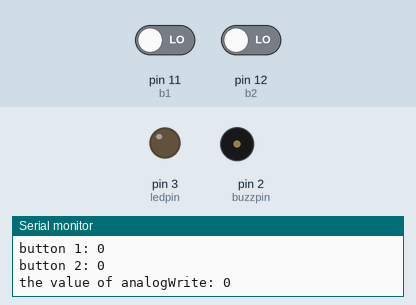
Simulated run of this sketch. Board: Arduino Uno, built with avr-gcc and run on an emulated ATmega328P. Shown: output pins drawn as LEDs (lit = HIGH), buzzer (waves = sounding, pin HIGH), the last lines printed to the serial monitor. The inputs (shaded band) are chosen by the test bench; at power-on: pin 12 (b2) LOW, pin 11 (b1) LOW.

Above: at 1.8 s.
1.9 s: pin 12 (b2) driven HIGH
At 2.9 s:
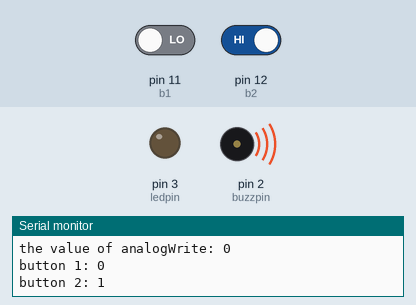
4.9 s: pin 11 (b1) driven HIGH
At 6.2 s:
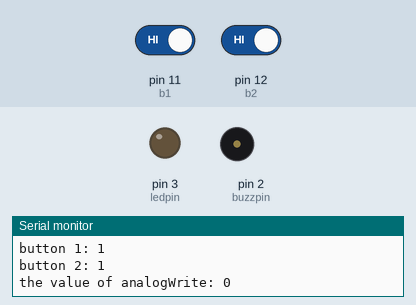
6.5 s: pin 12 (b2) driven LOW
At 11.9 s:
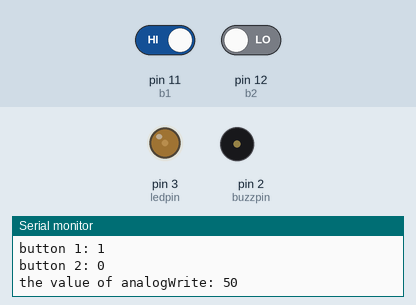
12.5 s: pin 11 (b1) driven LOW
At 13.5 s:
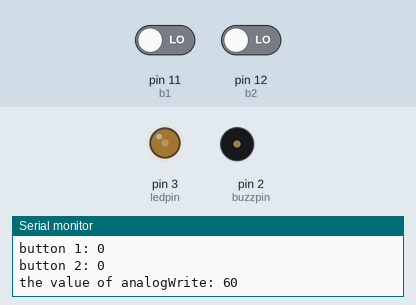
14.0 s: pin 11 (b1) driven HIGH
At 14.9 s:
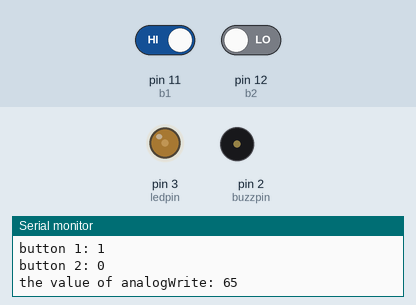
17.0 s: pin 11 (b1) driven LOW and pin 12 (b2) driven HIGH
Timing chart, 0 to 21.0 s (numbered marks = the images above; inputs shaded):
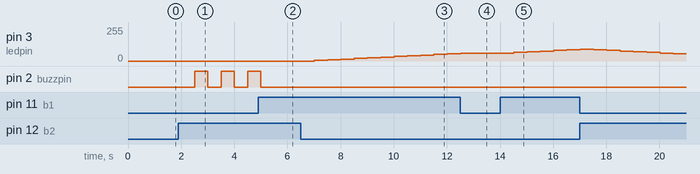

Measured:
- after the input at 1.9 s, pin 2 (buzzpin): alternates HIGH for 0.50 s and LOW for 0.50 s, starting after 0.60 s
- after the input at 4.9 s, pin 2 (buzzpin): goes on until 5.0 s, then stays LOW
- after the input at 6.5 s, pin 3 (ledpin): moves from 0/255 to 55/255 over 5.0 s, starting after 0.51 s
- after the input at 12.5 s, pin 3 (ledpin): goes on until 12.5 s, then stays 60/255
- after the input at 14.0 s, pin 3 (ledpin): moves from 60/255 to 85/255 over 2.0 s, starting after 0.52 s

The sketch:

DimmableLEDwithBUZZ.ino
```cpp
int b1 = 11;
int b2 = 12;
int ledpin = 3;
int ledbright = 0;
int read1;
int read2;
int buzzpin = 2;
int dt = 500;

void setup() {
  pinMode(b1, INPUT);
  pinMode(b2, INPUT);
  pinMode(ledpin, OUTPUT);
  Serial.begin(9600);
  pinMode(buzzpin, OUTPUT);
}

void loop() {
  read1 = digitalRead(b1);
  read2 = digitalRead(b2);

  delay(dt);

  Serial.print("button 1: ");
  Serial.println(read1);
  Serial.print("button 2: ");
  Serial.println(read2);

  if (read1 == 1) {
    ledbright += 5;
  }

  if (read2 == 1) {
    ledbright -= 5;
  }

  if (ledbright > 255) {
    ledbright = 255;
    digitalWrite(buzzpin, HIGH);
    delay(dt);
    digitalWrite(buzzpin, LOW);
    Serial.println("buzz high");
  }

  if (ledbright < 0) {
    ledbright = 0;
    digitalWrite(buzzpin, HIGH);
    delay(dt);
    digitalWrite(buzzpin, LOW);
    Serial.println("buzz low");
  }

  Serial.print("the value of analogWrite: ");
  Serial.println(ledbright);
  analogWrite(ledpin, ledbright);
}
```
